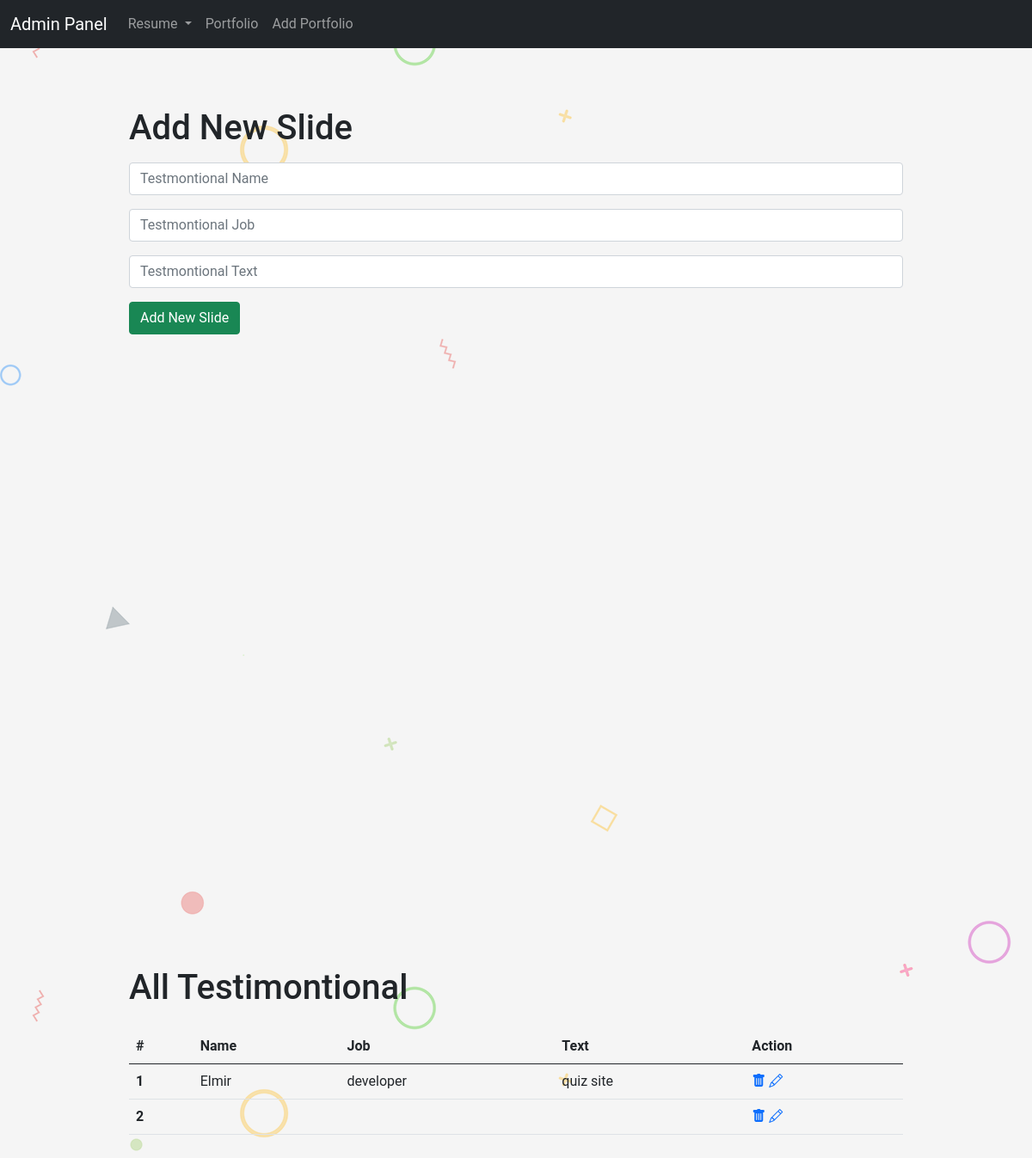
The app's page /admin/myslide, older data.
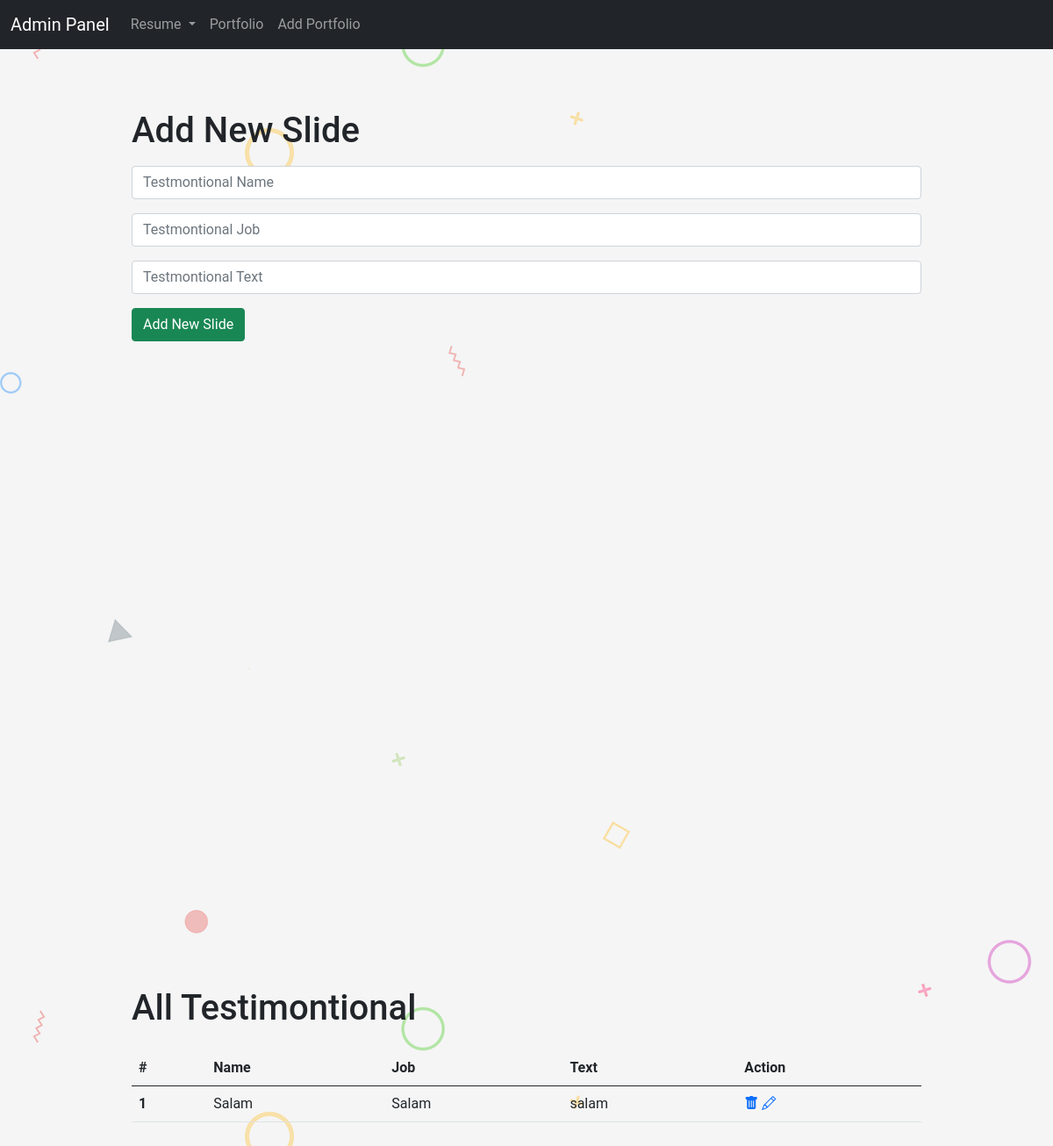
The same page, newer data.
### app.py (models this page shows)
class Slides(db.Model):
    id=db.Column(db.Integer,primary_key=True)
    name=db.Column(db.String(20))
    img=db.Column(db.String(120))
    job=db.Column(db.String(20))
    text=db.Column(db.String(50))

### app.py (the view)
@app.route("/admin/myslide")
def slider():
    slides=Slides.query.all()
    return render_template("admin/slider.html", slides=slides)

### templates/admin/slider.html
{% extends "admin/base.html" %}
{% block page %}
<div class="container">
  <div class="row">
    <div class="col-12">
      <h1 class="my-3">Add New Slide</h1>
      <form action="/admin/addslide" action="/" method="POST" enctype="multipart/form-data">
        <div class="form-group my-3">
          <input type="text" class="form-control" name="name" placeholder="Testmontional Name">
        </div>
        <div class="form-group my-3">
          <input type="text"  class="form-control" name="job" placeholder="Testmontional Job">
        </div>
        <div class="form-group my-3">
          <input type="text"  class="form-control" name="text" placeholder="Testmontional Text">
        </div>
        <div class="form-group my-3">
          <input type=Submit  class="btn btn-success" name="Button" value="Add New Slide">
        </div>
      </form>
    </div>
  </div>
</div>
<section class="addslider">
  <div class="container">
    <div class="row">
      <div class="col-12">
        <h1 class="my-3">All Testimontional</h1>
        <table class="table mt-4">
          <thead>
            <tr>
              <th scope="col">#</th>
              <th scope="col">Name</th>
              <th scope="col">Job</th>
              <th scope="col">Text</th>
              <th scope="col">Action</th>
            </tr>
          </thead>
          <tbody>
            {% for slide in slides %}
            <tr>
              <th scope="row">{{slide.id}}</th>
              <td>{{slide.name}}</td>
              <td>{{slide.job}}</td>
              <td>{{slide.text}}</td>
              <td>
                <a href="/deleteslider/{{slide.id}}"><i class="bi bi-trash-fill"></i></a>
                <a href="/updateslider/{{slide.id}}"><i class="bi bi-pencil"></i></a>
              </td>
            </tr>
            {% endfor %}
          </tbody>
        </table>
      </div>
    </div>
  </div>
</section>
{% endblock %}

Row changes from the older to the newer data that the page shows:
removed Slides: id "2"
changed Slides id 1: name "Elmir" → "Salam"; job "developer" → "Salam"; text "quiz site" → "salam"
